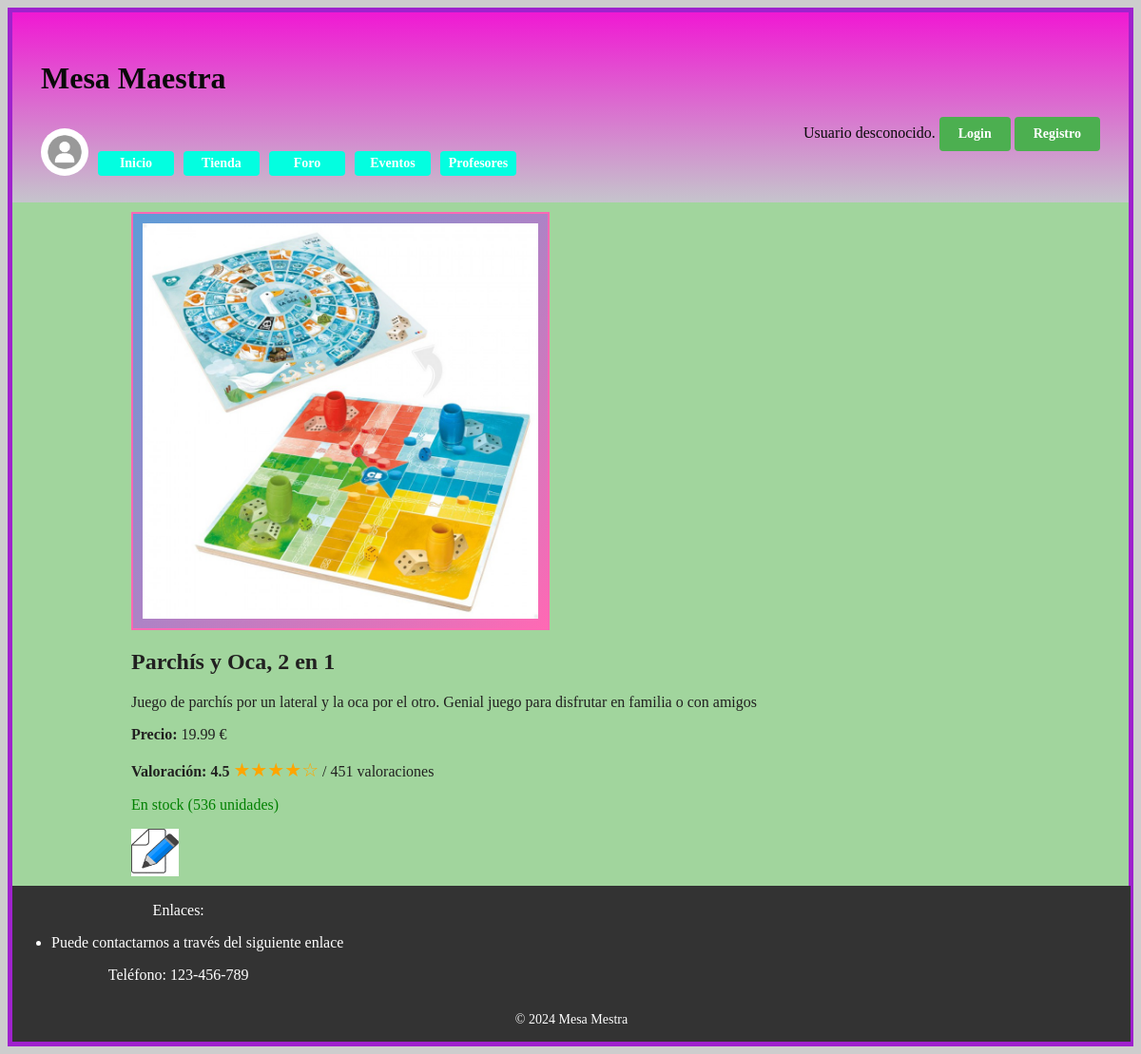
The app's page /includes/src/Productos/caracteristicaProducto.php?id_producto=1 with its own data.
### tables this page shows
CREATE TABLE `productos` (
  `nombre` varchar(30) NOT NULL,
  `precio` decimal(11,2) NOT NULL,
  `descripcion` varchar(400) NOT NULL,
  `id` int(11) NOT NULL,
  `imagen` varchar(40) NOT NULL,
  `valoracion` decimal(4,2) DEFAULT NULL,
  `num_valoraciones` int(11) NOT NULL,
  `cantidad` int(11) NOT NULL
);

### includes/src/BD.php (called while the page is built, shortened)
<?php
class BD
{
    private static $instancia;
    public static function getInstance()
    {
        if (!self::$instancia instanceof self) {
            self::$instancia = new static();
        }
        return self::$instancia;
    }
    private $rutaRaizApp;
    private $inicializada;
    private function __construct()
    {
        $this->inicializada = false;
    }
    public function init($bdDatosConexion, $rutaApp = RUTA_APP, $dirInstalacion = __DIR__. '/../')
    {
        if (!$this->inicializada) {
            $this->rutaRaizApp = $rutaApp;
            $this->inicializada = true;
        }
    }
    public function resuelve($path = '')
    {
        $rutaAppLongitudPrefijo = mb_strlen($this->rutaRaizApp);
        return $this->rutaRaizApp . $path;
    }
}

### includes/vistas/helpers/utils.php (called while the page is built, shortened)
<?php
function resuelve($path = ''){
    $app = \es\ucm\fdi\aw\src\BD::getInstance();
    $url = $app->resuelve($path);
    return $url;
}

### includes/src/Productos/Producto.php (called while the page is built, shortened)
<?php
class Producto
{
    private $id;
    private $nombre;
    private $precio;
    private $descripcion;
    private $imagen;
    private $valoracion;
    private $num_valoraciones;
    private $cantidad;
    private function __construct($id, $nombre, $precio, $descripcion, $imagen, $valoracion, $num_valoraciones,$cantidad)
    {
        $this->id = intval($id);
        $this->nombre = $nombre;
        $this->precio = floatval($precio);
        $this->descripcion = $descripcion;
        $this->imagen = $imagen;
        $this->valoracion = floatval($valoracion);
        $this->num_valoraciones = intval($num_valoraciones);
        $this->cantidad = intval($cantidad);
        $this->id = $id !== null ? intval($id) : null;
    }
    public function getIdProducto()
    {
        return $this->id;
    }
    public function getNombre()
    {
        return $this->nombre;
    }
    public function getPrecio()
    {
        return $this->precio;
    }
    public function getDescripcion()
    {
        return $this->descripcion;
    }
    public function getImagen()
    {
        return $this->imagen;
    }
    public function getValoracion()
    {
        return $this->valoracion;
    }
    public function getCantidad()
    {
        return $this->cantidad;
    }
    public function getNumValoraciones()
    {
        return $this->num_valoraciones;
    }
    public static function buscaPorId($idProducto)
    {
        $result = null;
        $conn = BD::getInstance()->getConexionBd();
        $query = sprintf('SELECT * FROM productos P WHERE P.id = %d;', $idProducto);
        $rs = null;
        try{
            $rs = $conn->query($query);
            $fila = $rs->fetch_assoc();
            if ($fila) {
                $result = new Producto($fila['id'], $fila['nombre'], $fila['precio'], $fila['descripcion'], $fila['imagen'], $fila['valoracion'], $fila['num_valoraciones'], $fila['cantidad']);
            }
        } finally {
            if ($rs != null) {
                $rs->free();
            }
        }
        return $result;
    }
}

### includes/src/Productos/caracteristicaProducto.php (the view, shortened to what this page needs)
<?php
    $rutaCSS = resuelve('/css/imagenes.css');
    echo '<link rel="stylesheet" type="text/css" href="' . $rutaCSS . '">';
    if(isset($_GET['id_producto'])) {
        $id_producto = $_GET['id_producto'];
        $producto = Producto::buscaPorId($id_producto);
        if ($producto) {
            $imagenPath = RUTA_IMGS . $producto->getImagen();
            $valoracion = $producto->getValoracion();
            $valoracion_rounded = round($valoracion * 2) / 2;
            $contenidoPrincipal = <<<EOF
            <div class="producto_detalles">
                <img src="$imagenPath" alt="{$producto->getNombre()}" class="detalle_imagen">
                <h2>{$producto->getNombre()}</h2>
                <p>{$producto->getDescripcion()}</p>
                <p><strong>Precio:</strong> {$producto->getPrecio()} €</p>
                <p><strong>Valoración: {$producto->getValoracion()}   </strong>
            EOF;
            for ($i = 1; $i <= 5; $i++) {
                $contenidoPrincipal .= ($valoracion_rounded >= $i) ? '<span class="star">&#9733;</span>' : '<span class="star">&#9734;</span>';
            }
            $contenidoPrincipal .= " / {$producto->getNumValoraciones()} valoraciones</p>";
            if ($producto->getCantidad() > 0) {
                $contenidoPrincipal .= "<p class='stock verde'>En stock     ({$producto->getCantidad()} unidades)</p>";
            } else {
                $contenidoPrincipal .= "<p class='stock rojo'>Sin stock     ({$producto->getCantidad()} unidades) </p>";
            }
                $contenidoPrincipal .=<<<EOF
                <div class="editar_Producto">
                    <a href="/G3_SW/EditorProductoView.php?id_producto={$producto->getIdProducto()}">
                        <img src="/G3_SW/images/editar_producto.png" alt="Editor Producto" width="50" height="50">
                    </a>
                </div>
                EOF;
            $contenidoPrincipal .= "</div>";
        } else {
            $contenidoPrincipal = 'Producto no encontrado.';
        }
    }
?>

### css/imagenes.css (style rules this page uses)
.detalle_imagen { max-width: 45%; height: auto; display: block; margin-bottom: 10px; border: 2px solid #FF69B4; background: linear-gradient(to bottom right, #5d9cd7, #FF69B4); padding: 10px; }
.star { color: orange; font-size: 20px; }
.verde { color: green; }

### css/estilo.css (style rules this page uses)
body { background-color: #CDCDCD; }

### records on screen
productos: imagen (picture), nombre "Parchís y Oca, 2 en 1", descripcion "Juego de parchís por un lateral y la oca por el otro. Genial juego para disfrutar en familia o con amigos", precio "19.99", valoracion "4.5", num_valoraciones "451", cantidad "536"

### other values on screen
$params['cabecera'] "Mesa Maestra"
